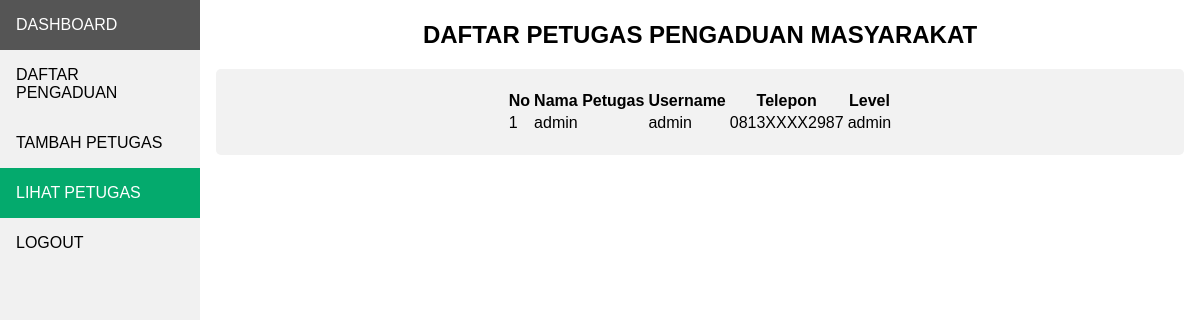
The page /admin/lihatPetugas.php (signed in) on the database as committed earlier.
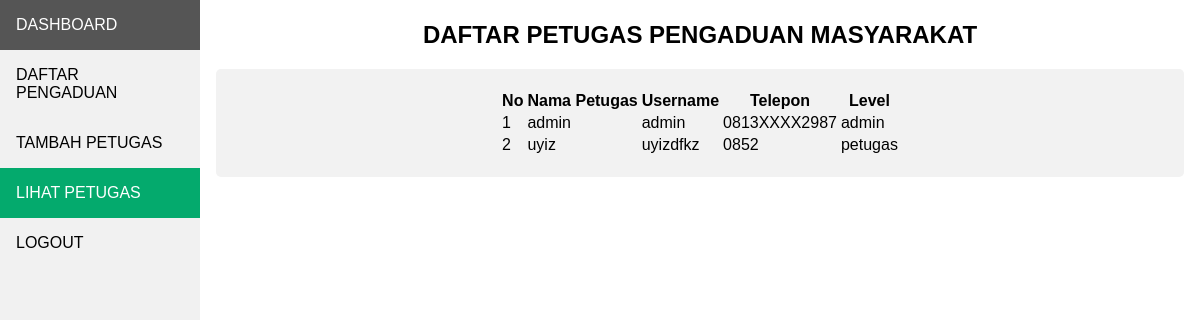
The same page on the database as committed later.
### tables this page shows
CREATE TABLE `petugas` (
  `id_petugas` int(11) NOT NULL,
  `nama_petugas` varchar(35) NOT NULL,
  `username` varchar(25) NOT NULL,
  `password` varchar(32) NOT NULL,
  `telp` varchar(13) NOT NULL,
  `level` enum('admin','petugas') NOT NULL
);

### admin/lihatPetugas.php (the view, shortened to what this page needs)
<?php
  require '../koneksi.php';
  if($_SESSION['nama_petugas'] == ""){
    header('location: login.php');
  }
  else{
    $sql = "SELECT * FROM petugas;";
    $result = mysqli_query($conn, $sql);
  }
?>
<!DOCTYPE html>
<html>
<head>
  <link rel="stylesheet" type="text/css" href="../CSS/style.css">
</head>
<body>
  <div class="sidebar">
    <a href="dashboard.php">DASHBOARD</a>
    <a href="lihatPengaduan.php">DAFTAR PENGADUAN</a>
    <?php
      if($_SESSION['level'] == 'admin'){
        echo "<a href='tambahPetugas.php'>TAMBAH PETUGAS</a>
        <a class='active' href='lihatPetugas.php'>LIHAT PETUGAS</a>";
      }
    ?>
    <a href="logout.php">LOGOUT</a>
  </div>
  <div class="content">
    <h2 style="text-align: center;">DAFTAR PETUGAS PENGADUAN MASYARAKAT</h2>
    <div class="container">
      <center>
      <table>
        <tr>
          <th>No</th>
          <th>Nama Petugas</th>
          <th>Username</th>
          <th>Telepon</th>
          <th>Level</th>
        </tr>
        <?php
        $nomor = 1;
        while ($data = mysqli_fetch_assoc($result)) {
        ?>
        <tr>
          <td>
            <?php echo $nomor ?>
          </td>
          <td>
            <?php echo $data['nama_petugas'] ?>
          </td>
          <td>
            <?php echo $data['username'] ?>
          </td>
          <td>
            <?php echo $data['telp'] ?>
          </td>
          <td>
            <?php echo $data['level'] ?>
          </td>
        </tr>
        <?php
        $nomor = $nomor + 1;
        }
        ?>
      </table>
      </center>
    </div>
  </div>
</body>
</html>

Rows that differ between the two databases and show on the page:
added petugas: nama_petugas "uyiz", username "uyizdfkz", telp "0852", level "petugas"
